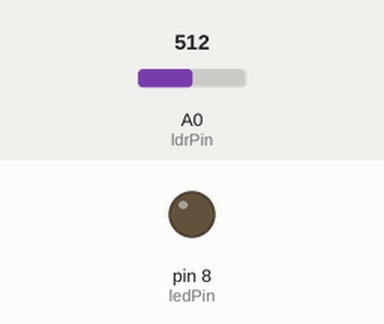
Recording of a sketch running on a simulated Arduino Uno, built with avr-gcc and run on an emulated ATmega328P. Shown: output pins drawn as LEDs (lit = HIGH). The inputs (shaded band) are chosen by the test bench; at power-on: A0 (ldrPin) = 512.

Above: at 1.2 s.
1.3 s: A0 (ldrPin) set to 161
2.8 s: A0 (ldrPin) set to 133
At 4.0 s:
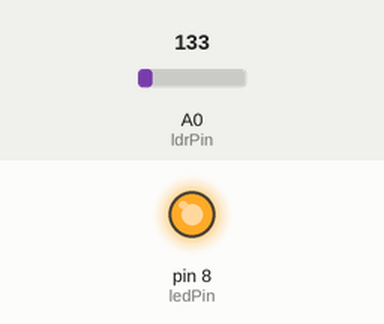
4.3 s: A0 (ldrPin) set to 160
At 5.3 s:
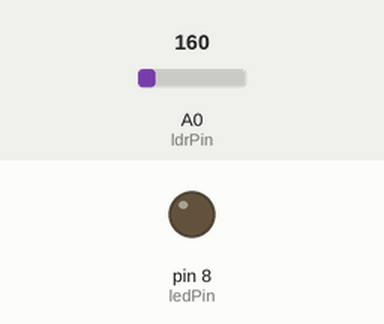
5.8 s: A0 (ldrPin) set to 140
At 6.4 s:
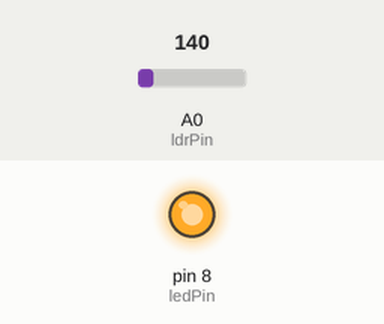
Timing chart, 0 to 8.3 s (numbered marks = the images above; inputs shaded):
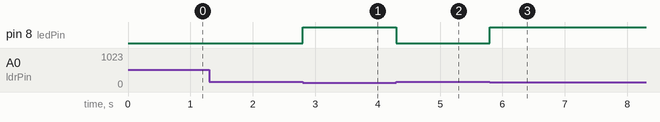

Measured:
- the behaviour switches between 150 and 149 on A0 (ldrPin) (found by bisection; images 0 and 1)
- after the input at 1.3 s, every drawn part: stays the same
- after the input at 2.8 s, pin 8 (ledPin): LOW → HIGH at once
- after the input at 4.3 s, pin 8 (ledPin): HIGH → LOW at once
- after the input at 5.8 s, pin 8 (ledPin): LOW → HIGH at once

The sketch:

Auto_light.ino
```cpp
const int ldrPin = A0;
const int ledPin = 8;

void setup() {
  pinMode(ledPin, OUTPUT);
}

void loop() {
  int sensorValue = analogRead(ldrPin);

  if (sensorValue < 150) {
    digitalWrite(ledPin, HIGH); // Turn LED ON when dark
  } else {
    digitalWrite(ledPin, LOW);  // Turn LED OFF when bright
  }
}
```
